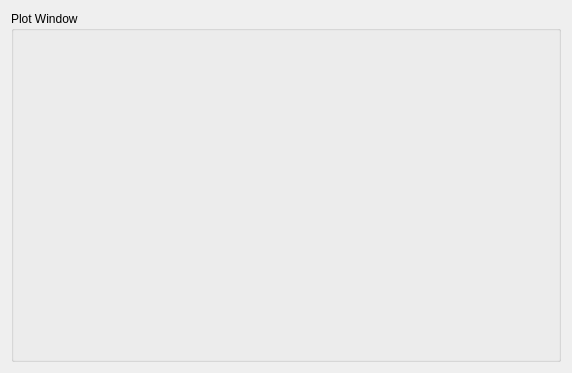
<?xml version="1.0" encoding="UTF-8"?>
<ui version="4.0">
 <class>plotDialog</class>
 <widget class="QDialog" name="plotDialog">
  <property name="geometry">
   <rect>
    <x>0</x>
    <y>0</y>
    <width>572</width>
    <height>373</height>
   </rect>
  </property>
  <property name="minimumSize">
   <size>
    <width>572</width>
    <height>373</height>
   </size>
  </property>
  <property name="windowTitle">
   <string>Dialog</string>
  </property>
  <layout class="QVBoxLayout" name="verticalLayout">
   <item>
    <layout class="QVBoxLayout" name="verticalLayout_2">
     <item>
      <widget class="QGroupBox" name="groupBox">
       <property name="title">
        <string>Plot Window</string>
       </property>
       <layout class="QVBoxLayout" name="verticalLayout_4">
        <item>
         <layout class="QVBoxLayout" name="verticalLayout_3">
          <item>
           <widget class="QCustomPlot" name="customPlot" native="true"/>
          </item>
         </layout>
        </item>
       </layout>
      </widget>
     </item>
    </layout>
   </item>
  </layout>
 </widget>
 <customwidgets>
  <customwidget>
   <class>QCustomPlot</class>
   <extends>QWidget</extends>
   <header>qcustomplot.h</header>
   <container>1</container>
  </customwidget>
 </customwidgets>
 <resources/>
 <connections/>
</ui>
